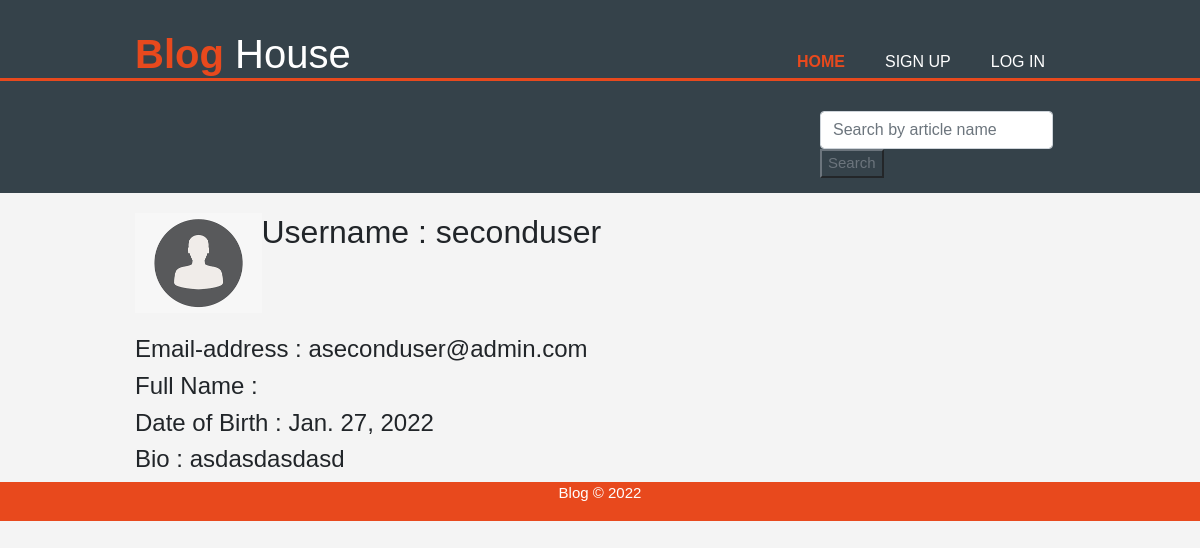
The page /accounts/profile/2/ on the database its author committed.
### accounts/models.py (models this page shows, shortened)
class CustomUser(AbstractUser):
    date_o_b    = models.DateField(blank=False, null=False)
    bio         = models.TextField(blank=False, null=False)
    REQUIRED_FIELDS = ['email', 'date_o_b', 'bio']

class Profile(models.Model):
    user    = models.OneToOneField(CustomUser, on_delete=models.CASCADE)
    pic     = models.ImageField(default='default_pic.png', upload_to='profile_pics')

### accounts/views.py (the view)
# urls.py: path('profile/<int:pk>/', profile, name='profile'),
def profile(request, pk):
    data = User.objects.get(id = pk)
    context = {
        'user_data' : data,
    }
    return render(request, 'accounts/profile.html', context)

### accounts/templates/accounts/profile.html (shortened to what this page needs)
{% extends 'blog/base.html' %}
{% block content %}
<div class='media'>
    <img src="{{user_data.profile.pic.url}}" class="images">
    <div class="media-body">
        <h2 class="account-headig"> Username : {{user_data.username}} </h2>
    </div>
</div>
<br>
<div class="media-body">
    <h4 class="account-headig"> Email-address       : {{user_data.email}} </h4>
    <h4 class="account-headig"> Full Name           : {{user_data.first_name}} {{user_data.last_name}} </h4>
    <h4 class="account-headig"> Date of Birth       : {{user_data.date_o_b}}</h4>
    <h4 class="account-headig"> Bio                 : {{user_data.bio}}</h4>
</div>
{% endblock content %}

### blog/static/css/style.css (style rules this page uses)
body { font-family: Arial, Helvetica, sans-serif; font-size: 15px; line-height: 1.5; margin: 0; padding: 0; background-color: #f4f4f4; }
img { height: 100px; width: auto; }

### rows shown on the page
CustomUser: profile.pic (placeholder picture), username "seconduser", email "aseconduser@admin.com", date_o_b "Jan. 27, 2022", bio "asdasdasdasd"
